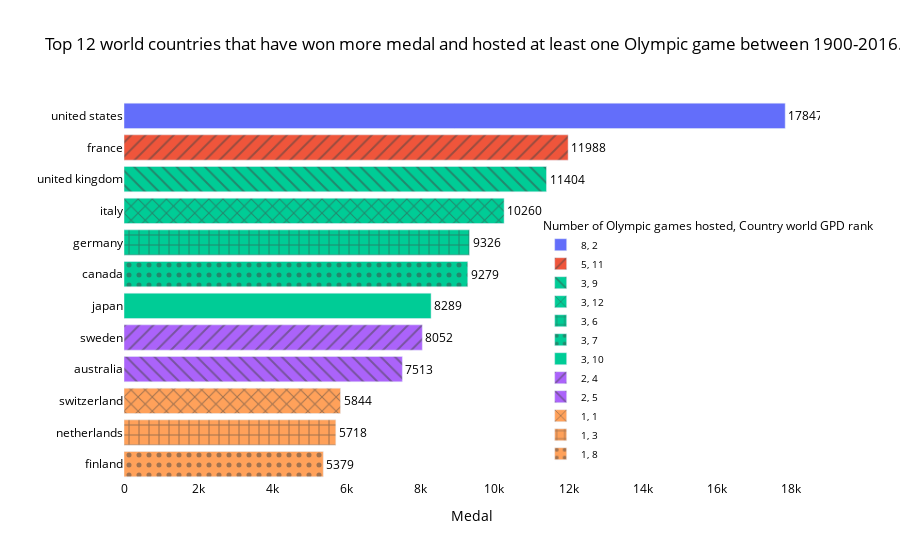

The notebook cell this image was saved under:
### Markdown cell above
![image-2.png](attachment:image-2.png)

### Code cell
cont = newdf.groupby('Country')['Country'].value_counts()
l = pd.unique(newdf['Country'].sort_values())
pfd = pd.DataFrame({'Team':l, 'count':cont.values})
tmp = df.groupby(['Team'])['Medal'].agg('count').dropna()
df5 = pd.DataFrame(tmp).reset_index()

l = df5.merge(pfd, how='right').dropna()
l =l.sort_values(by=['Medal'],ascending=False)
l["count"] = l["count"].astype("category")
l = l.head(12)
pg =gpd[gpd['Country Name'].isin(list(l['Team']))]
pg = pg.sort_values(by=[2016,2015],ascending=False)
pfd = pd.DataFrame({'Team':list(pg['Country Name'].head(12)), 'Country world GPD rank':[i for i in range(1,13)]})
ll = l.merge(pfd, how='right').dropna()
ll =ll.sort_values(by=['Medal'],ascending=False)

o = ll['Country world GPD rank'].values.astype(str) # record the worlg GPD rank of the country

rank=["{in1} {in2}".format(in1='Country world GPD rank:', in2=o[i]) for i in range(len(o))]
ll['rank']=rank
fig = px.bar(ll, x="Medal", y="Team", color="count",pattern_shape="Country world GPD rank",text='Medal',
             title="Top 12 world countries that have won more medal and hosted at least one Olympic game between 1900-2016.",
labels={ # replaces default labels by column name
                "count": "Number of Olympic games hosted"
            })
fig.update_layout(legend=dict(
    yanchor="bottom",
    y=0.03,
    xanchor="right",
    x=1.08
))
fig.update_layout({
'plot_bgcolor': 'rgba(0, 0, 0, 0)',
'paper_bgcolor': 'rgba(0, 0, 0, 0)',
})
fig.update_layout(yaxis=dict(autorange="reversed"), legend_title_font_color="black",
                  font_color="black",legend= dict(font = dict(size = 10)),
    title_font_color="black",)
fig.update_yaxes(title_text='')
fig.update_traces(textposition='outside')
fig.show()

### Figure 1 — Plotly figure (JSON) as saved in the notebook; plotly's stock layout.template omitted (floating-point values rounded to 4 significant figures)
{"data": [{"alignmentgroup": "True", "hovertemplate": "Number of Olympic games hosted=8<br>Country world GPD rank=2<br>Medal=%{text}<br>Team=%{y}<extra></extra>", "legendgroup": "8, 2", "marker": {"color": "#636efa", "pattern": {"shape": ""}}, "name": "8, 2", "offsetgroup": "8, 2", "orientation": "h", "showlegend": true, "text": [17847], "textposition": "outside", "type": "bar", "x": [17847], "xaxis": "x", "y": ["united states"], "yaxis": "y"}, {"alignmentgroup": "True", "hovertemplate": "Number of Olympic games hosted=5<br>Country world GPD rank=11<br>Medal=%{text}<br>Team=%{y}<extra></extra>", "legendgroup": "5, 11", "marker": {"color": "#EF553B", "pattern": {"shape": "/"}}, "name": "5, 11", "offsetgroup": "5, 11", "orientation": "h", "showlegend": true, "text": [11988], "textposition": "outside", "type": "bar", "x": [11988], "xaxis": "x", "y": ["france"], "yaxis": "y"}, {"alignmentgroup": "True", "hovertemplate": "Number of Olympic games hosted=3<br>Country world GPD rank=9<br>Medal=%{text}<br>Team=%{y}<extra></extra>", "legendgroup": "3, 9", "marker": {"color": "#00cc96", "pattern": {"shape": "\\"}}, "name": "3, 9", "offsetgroup": "3, 9", "orientation": "h", "showlegend": true, "text": [11404], "textposition": "outside", "type": "bar", "x": [11404], "xaxis": "x", "y": ["united kingdom"], "yaxis": "y"}, {"alignmentgroup": "True", "hovertemplate": "Number of Olympic games hosted=3<br>Country world GPD rank=12<br>Medal=%{text}<br>Team=%{y}<extra></extra>", "legendgroup": "3, 12", "marker": {"color": "#00cc96", "pattern": {"shape": "x"}}, "name": "3, 12", "offsetgroup": "3, 12", "orientation": "h", "showlegend": true, "text": [10260], "textposition": "outside", "type": "bar", "x": [10260], "xaxis": "x", "y": ["italy"], "yaxis": "y"}, {"alignmentgroup": "True", "hovertemplate": "Number of Olympic games hosted=3<br>Country world GPD rank=6<br>Medal=%{text}<br>Team=%{y}<extra></extra>", "legendgroup": "3, 6", "marker": {"color": "#00cc96", "pattern": {"shape": "+"}}, "name": "3, 6", "offsetgroup": "3, 6", "orientation": "h", "showlegend": true, "text": [9326], "textposition": "outside", "type": "bar", "x": [9326], "xaxis": "x", "y": ["germany"], "yaxis": "y"}, {"alignmentgroup": "True", "hovertemplate": "Number of Olympic games hosted=3<br>Country world GPD rank=7<br>Medal=%{text}<br>Team=%{y}<extra></extra>", "legendgroup": "3, 7", "marker": {"color": "#00cc96", "pattern": {"shape": "."}}, "name": "3, 7", "offsetgroup": "3, 7", "orientation": "h", "showlegend": true, "text": [9279], "textposition": "outside", "type": "bar", "x": [9279], "xaxis": "x", "y": ["canada"], "yaxis": "y"}, {"alignmentgroup": "True", "hovertemplate": "Number of Olympic games hosted=3<br>Country world GPD rank=10<br>Medal=%{text}<br>Team=%{y}<extra></extra>", "legendgroup": "3, 10", "marker": {"color": "#00cc96", "pattern": {"shape": ""}}, "name": "3, 10", "offsetgroup": "3, 10", "orientation": "h", "showlegend": true, "text": [8289], "textposition": "outside", "type": "bar", "x": [8289], "xaxis": "x", "y": ["japan"], "yaxis": "y"}, {"alignmentgroup": "True", "hovertemplate": "Number of Olympic games hosted=2<br>Country world GPD rank=4<br>Medal=%{text}<br>Team=%{y}<extra></extra>", "legendgroup": "2, 4", "marker": {"color": "#ab63fa", "pattern": {"shape": "/"}}, "name": "2, 4", "offsetgroup": "2, 4", "orientation": "h", "showlegend": true, "text": [8052], "textposition": "outside", "type": "bar", "x": [8052], "xaxis": "x", "y": ["sweden"], "yaxis": "y"}, {"alignmentgroup": "True", "hovertemplate": "Number of Olympic games hosted=2<br>Country world GPD rank=5<br>Medal=%{text}<br>Team=%{y}<extra></extra>", "legendgroup": "2, 5", "marker": {"color": "#ab63fa", "pattern": {"shape": "\\"}}, "name": "2, 5", "offsetgroup": "2, 5", "orientation": "h", "showlegend": true, "text": [7513], "textposition": "outside", "type": "bar", "x": [7513], "xaxis": "x", "y": ["australia"], "yaxis": "y"}, {"alignmentgroup": "True", "hovertemplate": "Number of Olympic games hosted=1<br>Country world GPD rank=1<br>Medal=%{text}<br>Team=%{y}<extra></extra>", "legendgroup": "1, 1", "marker": {"color": "#FFA15A", "pattern": {"shape": "x"}}, "name": "1, 1", "offsetgroup": "1, 1", "orientation": "h", "showlegend": true, "text": [5844], "textposition": "outside", "type": "bar", "x": [5844], "xaxis": "x", "y": ["switzerland"], "yaxis": "y"}, {"alignmentgroup": "True", "hovertemplate": "Number of Olympic games hosted=1<br>Country world GPD rank=3<br>Medal=%{text}<br>Team=%{y}<extra></extra>", "legendgroup": "1, 3", "marker": {"color": "#FFA15A", "pattern": {"shape": "+"}}, "name": "1, 3", "offsetgroup": "1, 3", "orientation": "h", "showlegend": true, "text": [5718], "textposition": "outside", "type": "bar", "x": [5718], "xaxis": "x", "y": ["netherlands"], "yaxis": "y"}, {"alignmentgroup": "True", "hovertemplate": "Number of Olympic games hosted=1<br>Country world GPD rank=8<br>Medal=%{text}<br>Team=%{y}<extra></extra>", "legendgroup": "1, 8", "marker": {"color": "#FFA15A", "pattern": {"shape": "."}}, "name": "1, 8", "offsetgroup": "1, 8", "orientation": "h", "showlegend": true, "text": [5379], "textposition": "outside", "type": "bar", "x": [5379], "xaxis": "x", "y": ["finland"], "yaxis": "y"}], "layout": {"barmode": "relative", "font": {"color": "black"}, "legend": {"font": {"size": 10}, "title": {"font": {"color": "black"}, "text": "Number of Olympic games hosted, Country world GPD rank"}, "tracegroupgap": 0, "x": 1.08, "xanchor": "right", "y": 0.03, "yanchor": "bottom"}, "paper_bgcolor": "rgba(0, 0, 0, 0)", "plot_bgcolor": "rgba(0, 0, 0, 0)", "title": {"font": {"color": "black"}, "text": "Top 12 world countries that have won more medal and hosted at least one Olympic game between 1900-2016."}, "xaxis": {"anchor": "y", "domain": [0, 1], "title": {"text": "Medal"}}, "yaxis": {"anchor": "x", "autorange": "reversed", "domain": [0, 1], "title": {"text": ""}}}}
